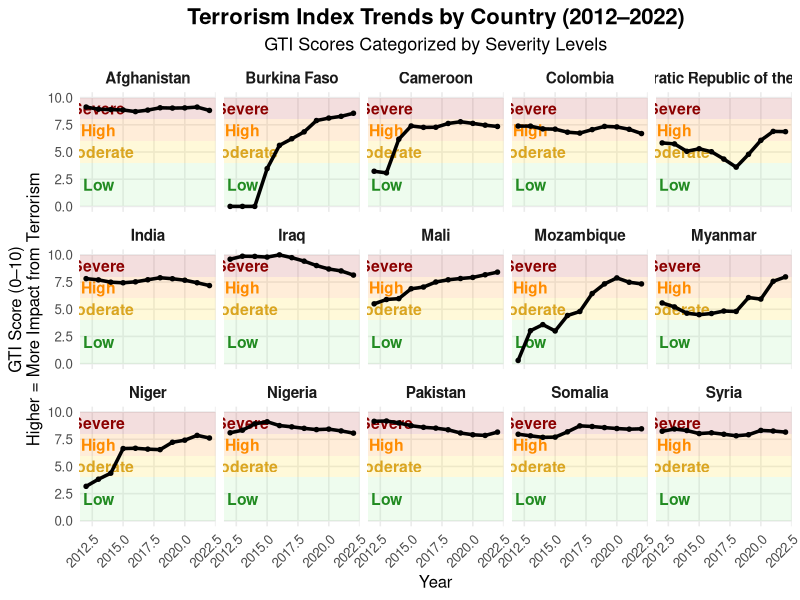
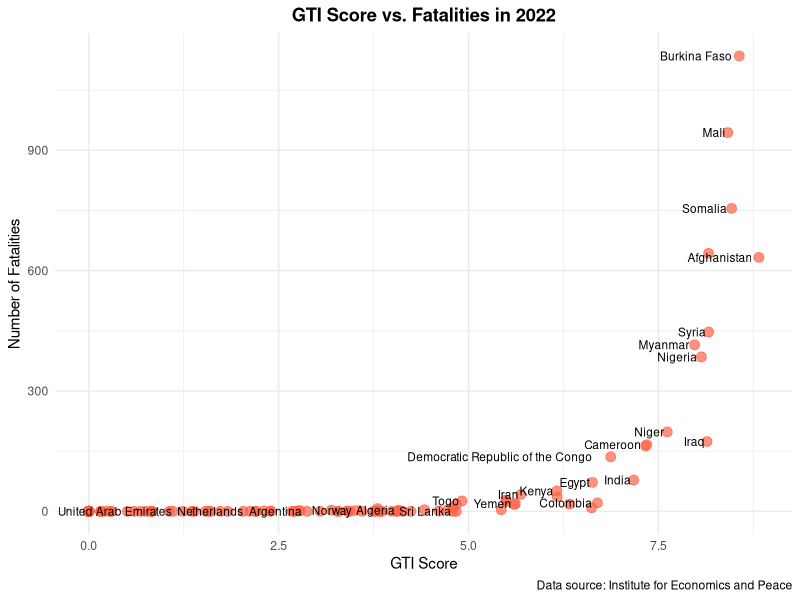

Reproduce these figures in R, in order.
## ---- chunk 1

library(readxl)
library(dplyr)
library(tidyr)
library(ggplot2)

# Load the data
df <- read_excel("data/Global Terrorism Index 2023.xlsx", sheet = "Overall Scores")
## ---- chunk 2
# Convert to long format
long_df <- df %>%
  pivot_longer(cols = matches("^[0-9]{4} Score$"), names_to = "Year", values_to = "Score") %>%
  mutate(Year = as.integer(gsub(" Score", "", Year)))

# Filter top 15 countries based on latest score
top15 <- df %>%
  select(Country, `2022 Score`) %>%
  arrange(desc(`2022 Score`)) %>%
  slice(1:15) %>%
  pull(Country)

filtered_df <- long_df %>%
  filter(Country %in% top15)
## ---- chunk 3
library(ggplot2)
library(dplyr)

ggplot(filtered_df, aes(x = Year, y = Score)) +
  # Severity background bands (more visible)
  annotate("rect", xmin = -Inf, xmax = Inf, ymin = 8, ymax = 10,
           fill = "#B22222", alpha = 0.15) +
  annotate("rect", xmin = -Inf, xmax = Inf, ymin = 6, ymax = 8,
           fill = "#FF8C00", alpha = 0.15) +
  annotate("rect", xmin = -Inf, xmax = Inf, ymin = 4, ymax = 6,
           fill = "#FFD700", alpha = 0.15) +
  annotate("rect", xmin = -Inf, xmax = Inf, ymin = 0, ymax = 4,
           fill = "#90EE90", alpha = 0.15) +
  
  # Add labels to indicate severity zones
  annotate("text", x = 2013, y = 9, label = "Severe", color = "#8B0000", size = 4, fontface = "bold") +
  annotate("text", x = 2013, y = 7, label = "High", color = "#FF8C00", size = 4, fontface = "bold") +
  annotate("text", x = 2013, y = 5, label = "Moderate", color = "#DAA520", size = 4, fontface = "bold") +
  annotate("text", x = 2013, y = 2, label = "Low", color = "#228B22", size = 4, fontface = "bold") +

  # Main line chart
  geom_line(color = "#000000", linewidth = 1.2) +
  geom_point(color = "#000000", size = 1.2) +
  
  # Faceted by country
  facet_wrap(~Country, ncol = 5) +
  theme_minimal(base_size = 12) +
  labs(
    title = "Terrorism Index Trends by Country (2012–2022)",
    subtitle = "GTI Scores Categorized by Severity Levels",
    x = "Year",
    y = "GTI Score (0–10)\nHigher = More Impact from Terrorism"
  ) +
  theme(
    plot.title = element_text(size = 16, face = "bold", hjust = 0.5),
    plot.subtitle = element_text(size = 13, hjust = 0.5),
    strip.text = element_text(size = 11, face = "bold"),
    axis.text.x = element_text(angle = 45, hjust = 1),
    panel.grid.minor = element_blank()
  )

## ---- chunk 4
library(readxl)
library(dplyr)
library(ggplot2)

# Load 2022 data
data_2022 <- read_excel("data/Global Terrorism Index 2023.xlsx", sheet = "2022")

# Clean column names if necessary
colnames(data_2022) <- make.names(colnames(data_2022))

# Filter out missing values
data_clean <- data_2022 %>%
  filter(!is.na(Score) & !is.na(Fatalities))

# Create scatter plot
ggplot(data_clean, aes(x = Score, y = Fatalities, label = Country)) +
  geom_point(color = "tomato", size = 3, alpha = 0.7) +
  geom_text(size = 3, hjust = 1.1, check_overlap = TRUE) +
  theme_minimal() +
  labs(title = "GTI Score vs. Fatalities in 2022",
       x = "GTI Score",
       y = "Number of Fatalities",
       caption = "Data source: Institute for Economics and Peace") +
  theme(plot.title = element_text(hjust = 0.5, face = "bold"))
